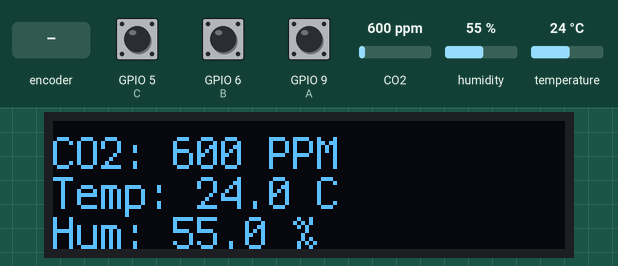
Recording of a program running on a simulated Raspberry Pi (BCM pin numbers). Shown: 128×32 one-colour display. Inputs (shaded band) come from the test bench; at power-on: CO2 600 ppm, humidity 55 %, temperature 24 °C, GPIO 5 (C) HIGH, GPIO 6 (B) HIGH, GPIO 9 (A) HIGH. What the program prints to the terminal is not drawn.

Above: at 1.2 s.
1.3 s: CO2 set to 452 ppm
At 2.3 s:
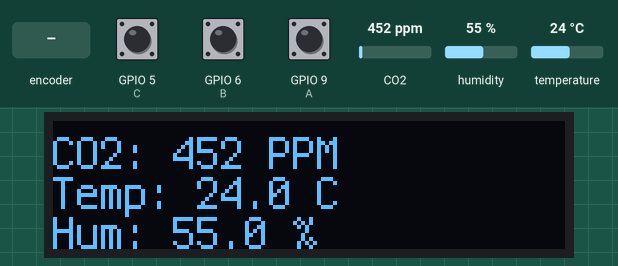
3.1 s: humidity set to 22 %
At 4.1 s:
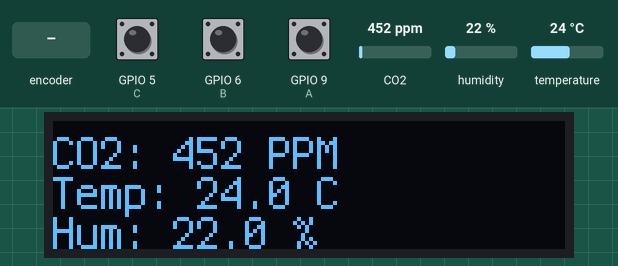
4.7 s: temperature set to 12 °C
At 5.9 s:
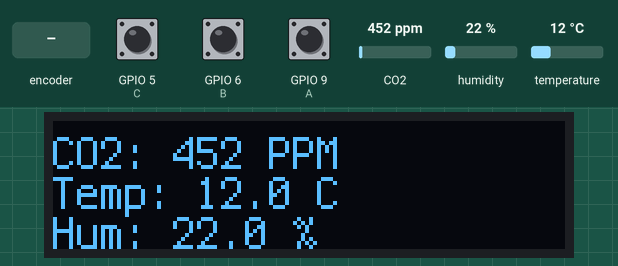
6.4 s: rotary encoder on GPIO 9 (A) / GPIO 6 (B) turned 2 steps (second pin leading)
At 7.6 s:
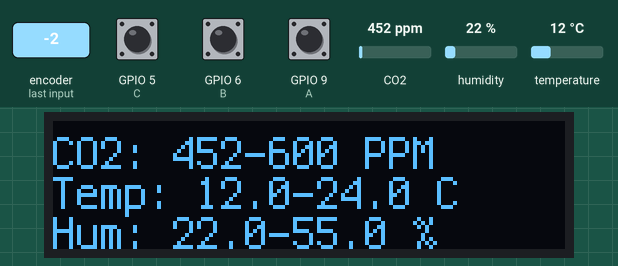
8.3 s: CO2 set to 1050 ppm
At 9.3 s:
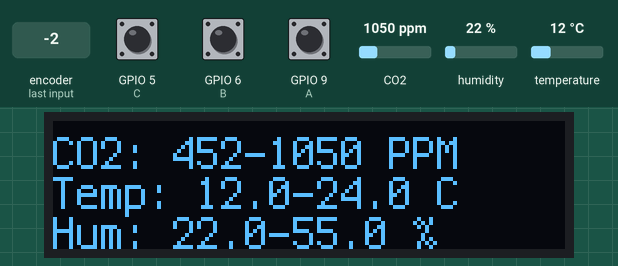
Timing chart, 0 to 11.3 s (numbered marks = the images above; inputs shaded):
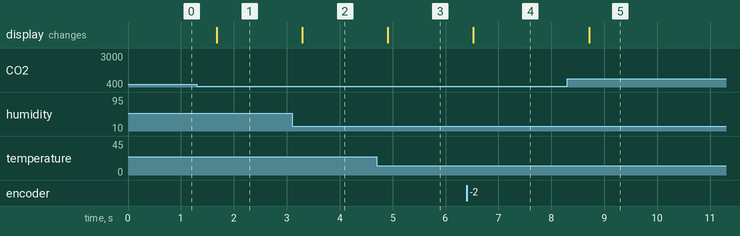

The program:

code.py
```python
import time

import board
import busio
import displayio
import terminalio
from adafruit_display_text import label
import adafruit_displayio_ssd1306

from oled import initialize_oled
from button import Button
from sensor import SCD30Sensor
from sensor_data import SensorDataManager
from sensor_view import SensorView
from constants import ACTIVE_TIMEOUT


def initialize_externals():
    # Setup I2C devices
    displayio.release_displays()
    i2c = busio.I2C(board.SCL, board.SDA, frequency=50000)
    oled = initialize_oled(i2c)
    sensor = SCD30Sensor(i2c)
    # Setup buttons
    buttons = {
        'A': Button(board.D9),
        'B': Button(board.D6),
        'C': Button(board.D5)
    }
    return oled, sensor, buttons


class ModeManager:
    def __init__(self):
        self.modes = ['A', 'B', 'C']
        self.mode_idx = 0
        self.current_mode = self.modes[self.mode_idx]

    def next_mode(self):
        self.mode_idx = (self.mode_idx + 1) % len(self.modes)
        self.current_mode = self.modes[self.mode_idx]

    def set(self, mode):
        if mode in self.modes:
            self.current_mode = mode
            self.mode_idx = self.modes.index(mode)

    def get_current_mode(self):
        return self.current_mode


class ButtonManager:
    def __init__(self, buttons):
        self.buttons = buttons
        self.last_pressed = None

    def check_buttons(self):
        for button_name, button in self.buttons.items():
            if button.update():
                self.last_pressed = button_name
                return True
        return False

    def get_last_pressed(self):
        return self.last_pressed

    def reset_last_pressed(self):
        self.last_pressed = None


def main():
    oled, sensor, buttons = initialize_externals()
    sensor_view = SensorView(oled)
    data_manager = SensorDataManager(sensor)
    button_manager = ButtonManager(buttons)
    mode_manager = ModeManager()

    sleep_mode = False
    last_button_press = time.monotonic()

    while True:
        if button_manager.check_buttons():
            last_button_press = time.monotonic()
            pressed_button = button_manager.get_last_pressed()
            sleep_mode = False

            if pressed_button == 'A':
                mode_manager.next_mode()
            elif pressed_button in ['B', 'C']:
                mode_manager.set_mode(pressed_button)

            sensor_data = data_manager.get_data()
            current_mode = mode_manager.get_current_mode()
            sensor_view.update_display(current_mode, sensor_data)
            button_manager.reset_last_pressed()

        if not sleep_mode and time.monotonic() - last_button_press > ACTIVE_TIMEOUT:
            sensor_view.enter_sleep_mode()
            sleep_mode = True

        if data_manager.data_available():
            data_manager.fetch_and_update_data()
            if not sleep_mode:
                sensor_data = data_manager.get_data()
                current_mode = mode_manager.get_current_mode()
                sensor_view.update_display(current_mode, sensor_data)

        time.sleep(0.5)


main()
```

oled.py
```python
import board
import displayio
import adafruit_displayio_ssd1306


def initialize_oled(i2c):
    display_bus = displayio.I2CDisplay(i2c, device_address=0x3C)
    return adafruit_displayio_ssd1306.SSD1306(display_bus, width=128, height=32)
```

button.py
```python
import board
import digitalio


class Button:
    def __init__(self, pin):
        self._button = digitalio.DigitalInOut(pin)
        self._button.direction = digitalio.Direction.INPUT
        self._button.pull = digitalio.Pull.UP
        self._last_state = self._button.value
        self._pressed = False

    def update(self):
        """Check the button state and update the internal state."""
        current_state = self._button.value
        if not current_state and self._last_state:
            self._pressed = True
        else:
            self._pressed = False
        self._last_state = current_state
        return self._pressed

    def is_pressed(self):
        """Return True if the button has been pressed."""
        return self._pressed
```

sensor.py
```python
import board
import busio
import adafruit_scd30


class SCD30Sensor:
    def __init__(self, i2c=None):
        # setup board
        if i2c is None:
            self.i2c = board.I2C()
        else:
            self.i2c = i2c
        # self.i2c = busio.I2C(board.SCL, board.SDA, frequency=50000)
        self.scd = adafruit_scd30.SCD30(self.i2c)

        # Initialization logic
        # scd.temperature_offset = 10
        print("Temperature offset:", self.scd.temperature_offset)
        self.scd.measurement_interval = 4
        print("Measurement interval:", self.scd.measurement_interval)
        self.scd.self_calibration_enabled = False
        print("Self-calibration enabled:", self.scd.self_calibration_enabled)
        self.scd.ambient_pressure = 1017.99
        print("Ambient Pressure:", self.scd.ambient_pressure)
        self.scd.altitude = 127.136
        print("Altitude:", self.scd.altitude, "meters above sea level")
        self.scd.forced_recalibration_reference = 409
        print("Forced recalibration reference:",
              self.scd.forced_recalibration_reference)
        print("")

    def data_available(self):
        return self.scd.data_available

    def fetch_data(self):
        return self.scd.CO2, self.scd.temperature, self.scd.relative_humidity
```

sensor_data.py
```python
from constants import GRAPH_WIDTH


class SensorData:
    def __init__(self):
        self.data = {"co2": None, "temp": None, "hum": None}
        self.min_data = {"co2": float('inf'), "temp": float(
            'inf'), "hum": float('inf')}
        self.max_data = {"co2": float(
            '-inf'), "temp": float('-inf'), "hum": float('-inf')}
        self.past_values = {"co2": [], "temp": [], "hum": []}

    def update_min_max(self, co2, temp, hum):
        self.min_data["co2"] = min(self.min_data["co2"], co2)
        self.min_data["temp"] = min(self.min_data["temp"], temp)
        self.min_data["hum"] = min(self.min_data["hum"], hum)

        self.max_data["co2"] = max(self.max_data["co2"], co2)
        self.max_data["temp"] = max(self.max_data["temp"], temp)
        self.max_data["hum"] = max(self.max_data["hum"], hum)

    def add_past_values(self, co2, temp, hum):
        self.past_values["co2"].append(co2)
        self.past_values["temp"].append(temp)
        self.past_values["hum"].append(hum)
        for key in self.past_values:
            if len(self.past_values[key]) > GRAPH_WIDTH:
                self.past_values[key] = self.past_values[key][-GRAPH_WIDTH:]


class SensorDataManager:
    def __init__(self, sensor):
        self.sensor = sensor
        self.data = {"co2": None, "temp": None, "hum": None}
        self.sensor_data = SensorData()

    def fetch_and_update_data(self):
        co2, temp, hum = self.sensor.fetch_data()
        self.sensor_data.data["co2"], self.sensor_data.data["temp"], self.sensor_data.data["hum"] = co2, temp, hum
        self.sensor_data.add_past_values(co2, temp, hum)
        self.sensor_data.update_min_max(co2, temp, hum)

    def data_available(self):
        return self.sensor.data_available()

    def get_data(self):
        return self.sensor_data
```

sensor_view.py
```python
import displayio
import terminalio
from adafruit_display_text import label
from constants import GRAPH_WIDTH, GRAPH_HEIGHT


class SensorView:
    def __init__(self, oled):
        self.bitmap = displayio.Bitmap(128, 32, 2)
        self.palette = displayio.Palette(2)
        self.palette[0] = 0x000000
        self.palette[1] = 0xffffff
        self.tile_grid = displayio.TileGrid(
            self.bitmap, pixel_shader=self.palette)

        self.group = displayio.Group()
        oled.show(self.group)
        self.group.append(self.tile_grid)

        self.text_area_co2 = label.Label(
            terminalio.FONT, text="", color=0xFFFF00, x=0, y=8)
        self.text_area_temp = label.Label(
            terminalio.FONT, text="", color=0xFFFF00, x=0, y=18)
        self.text_area_hum = label.Label(
            terminalio.FONT, text="", color=0xFFFF00, x=0, y=28)
        self.group.append(self.text_area_co2)
        self.group.append(self.text_area_temp)
        self.group.append(self.text_area_hum)

    def clear_bitmap(self):
        for x in range(128):
            for y in range(32):
                self.bitmap[x, y] = 0

    def draw_graph(self, data_list, y_position):
        min_val = min(data_list)
        max_val = max(data_list)
        range_val = max_val - min_val if max_val != min_val else 1

        for i in range(min(GRAPH_WIDTH, len(data_list))):
            val = data_list[-(i+1)]
            normalized_val = ((val - min_val) / range_val) * GRAPH_HEIGHT
            self.bitmap[GRAPH_WIDTH - i, y_position +
                        GRAPH_HEIGHT - int(normalized_val)] = 1

    def update_display(self, mode, sensor_data):
        data = sensor_data.data
        min_data = sensor_data.min_data
        max_data = sensor_data.max_data
        past_values = sensor_data.past_values

        if mode == 'A':
            self.clear_bitmap()
            if data["co2"] is not None:
                self.text_area_co2.text = "CO2: %d PPM" % data["co2"]
                self.text_area_temp.text = "Temp: %0.1f C" % data["temp"]
                self.text_area_hum.text = "Hum: %0.1f %%" % data["hum"]
        elif mode == 'B':
            self.clear_bitmap()
            self.text_area_co2.text = "CO2: %d-%d PPM" % (
                min_data["co2"], max_data["co2"])
            self.text_area_temp.text = "Temp: %0.1f-%0.1f C" % (
                min_data["temp"], max_data["temp"])
            self.text_area_hum.text = "Hum: %0.1f-%0.1f %%" % (
                min_data["hum"], max_data["hum"])
        elif mode == 'C':
            self.clear_bitmap()
            self.text_area_co2.text = ""
            self.text_area_temp.text = ""
            self.text_area_hum.text = ""
            self.draw_graph(past_values["co2"], 0)
            self.draw_graph(past_values["temp"], 10)
            self.draw_graph(past_values["hum"], 23)

    def enter_sleep_mode(self):
        self.clear_bitmap()
        self.text_area_co2.text = ""
        self.text_area_temp.text = ""
        self.text_area_hum.text = ""
```

constants.py
```python
GRAPH_WIDTH = 100
GRAPH_HEIGHT = 8
ACTIVE_TIMEOUT = 20
```

Measured:
- after the input at 1.3 s, the display: changes after 0.37 s (image 1)
- after the input at 3.1 s, the display: changes after 0.19 s (image 2)
- after the input at 4.7 s, the display: changes after 0.21 s (image 3)
- after the input at 6.4 s, the display: changes after 0.12 s (image 4)
- after the input at 8.3 s, the display: changes after 0.42 s (image 5)
